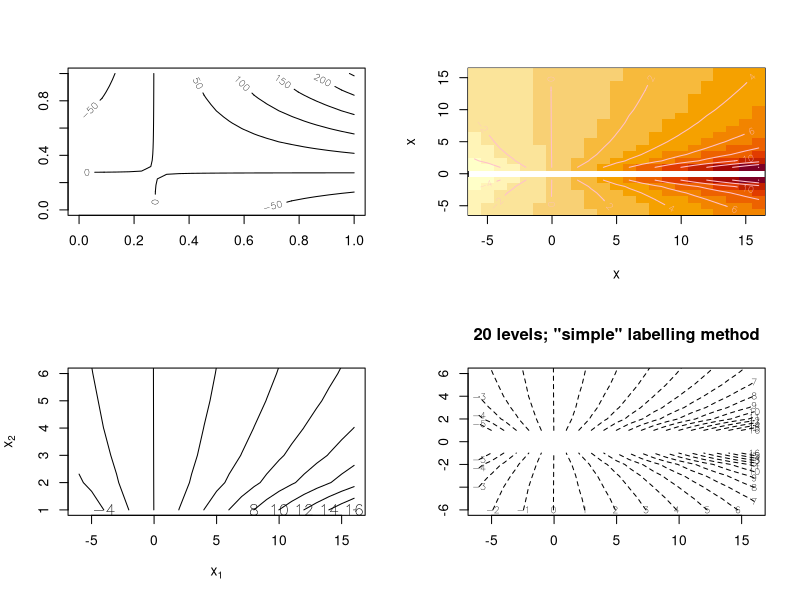

Recreate this plot in R.
require(grDevices) # for colours
x <- -6:16
op <- par(mfrow = c(2, 2))
contour(outer(x, x), method = "edge", vfont = c("sans serif", "plain"))
z <- outer(x, sqrt(abs(x)), FUN = "/")
image(x, x, z)
contour(x, x, z, col = "pink", add = TRUE, method = "edge",
        vfont = c("sans serif", "plain"))
contour(x, x, z, ylim = c(1, 6), method = "simple", labcex = 1,
        xlab = quote(x[1]), ylab = quote(x[2]))
contour(x, x, z, ylim = c(-6, 6), nlev = 20, lty = 2, method = "simple",
        main = "20 levels; \"simple\" labelling method")
par(op)